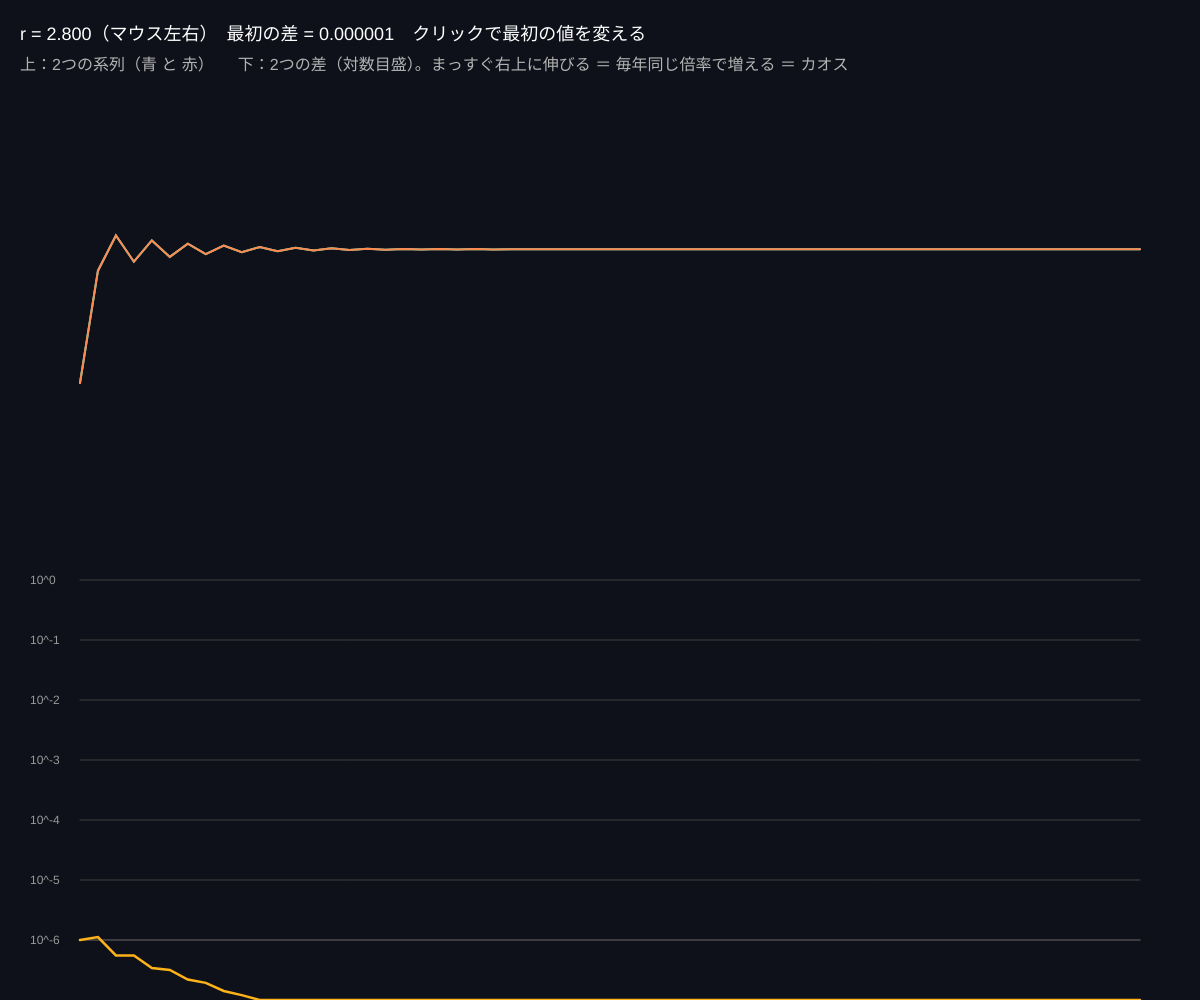
Frame 1 (no input)
Frame 60 (no input): identical to frame 1, image omitted
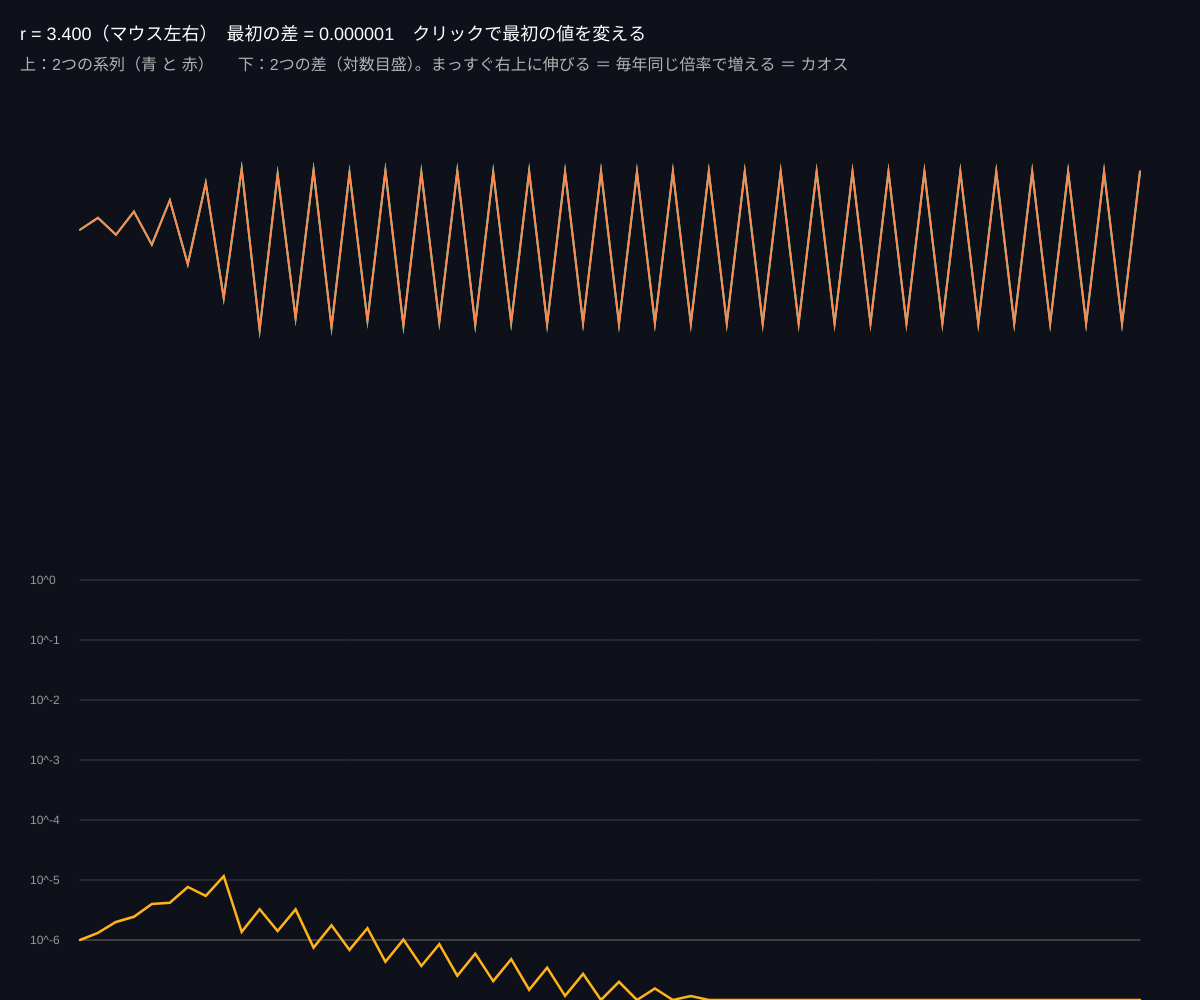
Frame 120 (the mouse pressed at the canvas centre since frame 60)

The p5.js sketch that drew these frames (run headless with seeded random() and noise() and a simulated clock; from frame 60 on, the mouse is pressed at the canvas centre):

// p5.js sketch
// ── sketch.js
// ============================================
// 08 初期値敏感性（バタフライ効果を数で見る）
// 同じ式を、最初の値が 0.000001 だけちがう 2つで計算する
// 規則的な r では差はずっと小さいまま。カオスの r では、差が毎回「倍」になって爆発する
// マウス左右 = r / クリックで最初の値を変える
// ============================================

let r = 3.9;
let x0 = 0.3;
let eps = 0.000001; // 最初の差
let N = 60;

function setup() {
  createCanvas(windowWidth, windowHeight);
  colorMode(HSB, 360, 100, 100, 100);
}

function draw() {
  background(230, 40, 10);
  r = map(mouseX, 0, width, 2.8, 4.0, true);

  // 2つの系列を計算
  let a = [x0], b = [x0 + eps];
  for (let i = 1; i < N; i++) {
    a.push(r * a[i - 1] * (1 - a[i - 1]));
    b.push(r * b[i - 1] * (1 - b[i - 1]));
  }

  let left = 80, right = width - 60;
  // ---- 上：2つの系列 ----
  let top1 = 110, bot1 = height * 0.5;
  drawSeries(a, left, right, top1, bot1, 170);
  drawSeries(b, left, right, top1, bot1, 20);
  // 2つが離れた最初の年を探す
  let split = N;
  for (let i = 0; i < N; i++) if (abs(a[i] - b[i]) > 0.01) { split = i; break; }
  if (split < N) {
    let sx = map(split, 0, N - 1, left, right);
    stroke(40, 90, 100);
    strokeWeight(2);
    line(sx, top1, sx, bot1);
    noStroke();
    fill(40, 90, 100);
    textSize(16);
    text('ここで別れる（' + split + ' 年目）', sx + 8, top1 + 20);
  }

  // ---- 下：差の大きさ（対数目盛）----
  let top2 = height * 0.58, bot2 = height - 60;
  stroke(0, 0, 40);
  strokeWeight(1);
  line(left, bot2, right, bot2);
  for (let e = -6; e <= 0; e++) {
    let y = map(e, -6, 0, bot2, top2);
    stroke(0, 0, 25);
    line(left, y, right, y);
    noStroke();
    fill(0, 0, 60);
    textSize(12);
    text('10^' + e, left - 50, y + 4);
  }
  noFill();
  stroke(40, 90, 100);
  strokeWeight(2.5);
  beginShape();
  for (let i = 0; i < N; i++) {
    let d = max(abs(a[i] - b[i]), 1e-7);
    vertex(map(i, 0, N - 1, left, right), map(log(d) / log(10), -6, 0, bot2, top2));
  }
  endShape();

  noStroke();
  fill(0, 0, 100);
  textSize(18);
  text('r = ' + nf(r, 1, 3) + '（マウス左右）　最初の差 = 0.000001　クリックで最初の値を変える', 20, 40);
  textSize(16);
  fill(0, 0, 70);
  text('上：2つの系列（青 と 赤）　　下：2つの差（対数目盛）。まっすぐ右上に伸びる ＝ 毎年同じ倍率で増える ＝ カオス', 20, 70);
}

function drawSeries(xs, left, right, top, bot, hue) {
  noFill();
  stroke(hue, 70, 100);
  strokeWeight(2);
  beginShape();
  for (let i = 0; i < xs.length; i++) vertex(map(i, 0, xs.length - 1, left, right), map(xs[i], 0, 1, bot, top));
  endShape();
}

function mousePressed() {
  x0 = random(0.05, 0.95);
}

// ---------- やってみよう ----------
// 1. r = 3.0（規則的）では、下のグラフは下に張りついたまま。r = 3.9 では右上へ一直線
// 2. 最初の差 eps を 0.0000000001 にすると、別れるのは何年遅れる？（たった数年！）
// 3. 下のグラフの傾きが「リアプノフ指数」。天気予報が2週間以上当たらない理由
